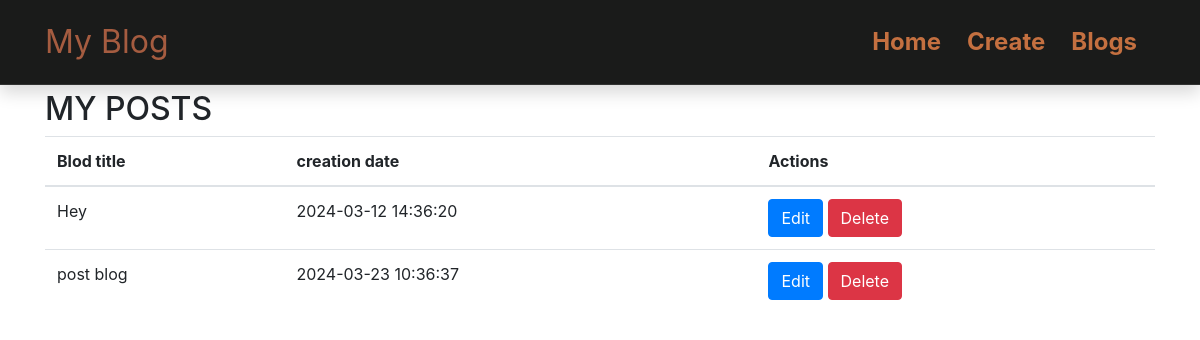
The page /Blog/mypost.php (signed in) on the database its author committed.
### tables this page shows
CREATE TABLE `blogs` (
  `id` int(11) NOT NULL,
  `user_id` int(11) NOT NULL,
  `title` varchar(255) NOT NULL,
  `content` text NOT NULL,
  `image` varchar(255) DEFAULT NULL,
  `created_at` timestamp NOT NULL DEFAULT current_timestamp(),
  `updated_at` timestamp NOT NULL DEFAULT current_timestamp(),
  `likes` int(11) NOT NULL,
  `views` int(11) NOT NULL
);

### Blog/post.php (called while the page is built)
<?php
myblogs();
?>

### Blog/functions.php (the view, shortened to what this page needs)
<?php
function checklogin(){
        if(isset($_SESSION["username"])){
        return 1;
    }else{
        return 0;
    }
}
function myprotect(){
    $login = checklogin();
    if($login > 0){
      include "post.php";
    }else{
       include 'message.php';
    }
}
function myblogs(){
    include'connect.php';
    $id = $_SESSION['userid'];
    $sql = "SELECT * FROM blogs WHERE user_id = $id";
    $result = $dbconnect->query($sql);
    while($row = $result->fetch_assoc()){
        $id = $row['id'];
        echo "<tr>
                <td>" .$row["title"] ."</td>
                <td>" .$row["created_at"] ."</td>
                <td>
                <a href='edit.php?updateid=$id' class='btn btn-primary'>Edit</a>
                <a href='delete.php?deleteid=$id'class='btn btn-danger'>Delete</a>                     </td>"
                ;
           }
    }

### rows shown on the page
blogs: title "Hey", created_at "2024-03-12 14:36:20"
blogs: title "post blog", created_at "2024-03-23 10:36:37"
